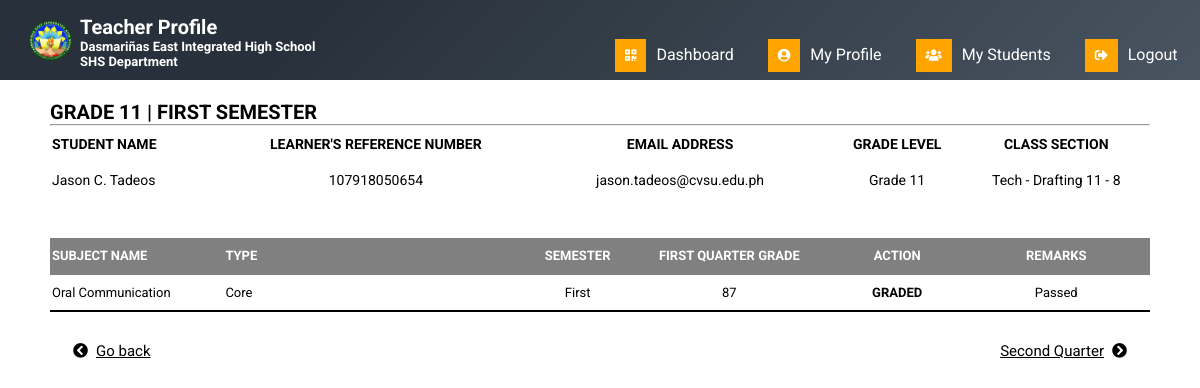
The page /Subject_teacher/addinggrades.php?esid=67 on the database its author committed.
### tables this page shows
CREATE TABLE IF NOT EXISTS `tbl_student` (
`stud_ID` int(25) NOT NULL,
  `stud_firstname` varchar(255) NOT NULL,
  `stud_middleinitial` varchar(5) NOT NULL,
  `stud_lastname` varchar(255) NOT NULL,
  `stud_lrn` bigint(30) NOT NULL,
  `email_address` varchar(255) NOT NULL,
  `sex` varchar(10) NOT NULL,
  `bday` date NOT NULL,
  `student_address` varchar(255) NOT NULL,
  `student_guardian` varchar(255) NOT NULL,
  `guardian_contact_number` varchar(255) NOT NULL,
  `section_name` varchar(255) NOT NULL,
  `student_status` varchar(25) NOT NULL,
  `track_desc` varchar(255) NOT NULL,
  `strands_name` varchar(255) NOT NULL,
  `yearlevel_name` varchar(255) NOT NULL,
  `schoolyear` varchar(50) NOT NULL
);

CREATE TABLE IF NOT EXISTS `tbl_enrolledsubjects` (
`es_ID` int(30) NOT NULL,
  `stud_ID` int(30) NOT NULL,
  `stud_lrn` bigint(30) NOT NULL,
  `strands_ID` int(30) NOT NULL,
  `subject_name` varchar(255) NOT NULL,
  `subject_type` varchar(255) NOT NULL,
  `yearlevel` varchar(255) NOT NULL,
  `semester` varchar(255) NOT NULL,
  `first_grade` varchar(30) NOT NULL,
  `second_grade` varchar(30) NOT NULL
);

CREATE TABLE IF NOT EXISTS `tbl_yearlevel` (
`yearlevel_ID` int(11) NOT NULL,
  `yearlevel_name` varchar(255) NOT NULL
);

### Subject_teacher/addinggrades.php (the view, shortened to what this page needs)
<?php
include("../dbconnect.php");
$esid = $_GET['esid'];
$sql = mysqli_query($conn, "SELECT * FROM tbl_student as t1 inner join tbl_yearlevel as t2 on t1.yearlevel_name = t2.yearlevel_name inner join tbl_enrolledsubjects as t3 on t1.stud_lrn = t3.stud_lrn WHERE t3.es_ID = '$esid'");
$subjectsQryRec = mysqli_fetch_assoc($sql);
$sql3 = mysqli_query($conn, "SELECT * FROM tbl_student as t1 inner join tbl_yearlevel as t2 on t1.yearlevel_name = t2.yearlevel_name inner join tbl_enrolledsubjects as t3 on t1.stud_lrn = t3.stud_lrn WHERE t3.es_ID = '$esid'");
$sql2 = mysqli_query($conn, "SELECT * FROM tbl_enrolledsubjects WHERE es_ID = '$esid'");
?>
<!DOCTYPE html>
<html>
<head>
	<link rel="stylesheet" type="text/css" href="css/grade.css">
	<link rel="stylesheet" type="text/css" href="css/table.css">
	<link rel="stylesheet" type="text/css" href="css/add_grade.css">
	<link rel="stylesheet" type="text/css" href="css/nav.css">
</head>
<body>
	<?php
		include('nav_grade.php')
	?>
	<div class="container">
		<form method="post">
			<div class="header">
				<h4><?php echo $subjectsQryRec['yearlevel'] .' | ' .$subjectsQryRec['semester']; ?> Semester</h4><hr>
			</div>
			<div class="content">
				<table>
					<?php
						while($list = mysqli_fetch_assoc($sql3)){
					?>
					<tr>
						<td><b>STUDENT NAME</b></td>
						<td colspan="2" align="center"><b>LEARNER'S REFERENCE NUMBER</b></td>
						<td align="center" colspan="2"><b>EMAIL ADDRESS</b></td>
						<td align="center"><b>GRADE LEVEL</b></td>
						<td align="center"><b>CLASS SECTION</b></td>
					</tr>
					<tr>
						<td>
							<?php echo $list['stud_firstname']. '    '. $list['stud_middleinitial'] . '.  '. $list['stud_lastname'];?>
						</td>
						<td colspan="2" align="center">
							<?php echo $list['stud_lrn']; ?>
						</td>
						<td colspan="2" align="center">
							<?php echo $list['email_address']; ?>
						</td>
						<td align="center">
							<?php echo $list['yearlevel_name']; ?>
						</td>
						<td align="center">
							<?php echo $list['section_name']; ?>
						</td>
					</tr>
					<tr>
						<td></td>
					</tr>
					<tr>
						<td></td>
					</tr>
					<?php }
					?>
					<tr>
						<td class="head" colspan="2" align="left">Subject Name</td>
						<td class="head">Type</td>
						<td class="head" align="center">Semester</td>
						<td class="head" align="center">First Quarter Grade</td>
						<td class="head" align="center">Action</td>
						<td class="head" align="center">Remarks</td>
					</tr>
					<?php
						while($list1 = mysqli_fetch_assoc($sql2)){
					?>
					<tr class="content1">
						<td colspan="2">
							<?php echo $list1['subject_name']; ?>
						</td>
						<td>
							<?php echo $list1['subject_type']; ?>
						</td>
						<td align="center">
							<?php echo$list1['semester']; ?>
						</td>
						<td align="center">
							<?php echo $list1['first_grade']; ?>
						</td>
						<td align="center">
							<div class="btn3">
								<?php
									if( $list1['first_grade']){
										echo "GRADED";
									}
									else {	?>
										<div class="btn3-add">
											<a  id="add" href="add.php?esid=<?php echo $list1['es_ID']; ?>">Add Grade</a>
										<div>
									<?php }
								?>
							</div>
						</td>
						<td align="center">
							<?php
								if($list1['first_grade'] == 0){
									echo "Not yet Graded";
								}
								elseif($list1['first_grade'] < 75){
									echo "Failed";
								}
								else{
									echo "Passed";
								}
							?>
						</td>
					<?php }
					?>
					</tr>
				</table>
			</div>
			<div class="footer">
			<a class="back" href="teacheradvisees.php"><i class="fas fa-chevron-circle-left"></i>Go back</a>
			<a class="secQuarter" href="addinggrades1.php?esid=<?php echo $subjectsQryRec['es_ID']; ?>">Second Quarter<i class="fas fa-chevron-circle-right"></i></a>
		</div>
		</form>
		<?php include 'scroll-up.php' ?>
</body>
</html>

### Subject_teacher/css/grade.css (style rules this page uses)
* { margin: 0; padding: 0; }
.container { margin:100px 50px; }
.header h4 { font-size: 20px; width: 350px; text-transform: uppercase; }
.head { text-transform: uppercase; font-weight: bold; border-bottom:2px solid gray; }
.content { font-size: 13px; }

### Subject_teacher/css/add_grade.css (style rules this page uses)
* { margin: 0; padding: 0; font-family: "Roboto", sans-serif; }
table { width: 100%; }
td { padding: 10px 2px; }
.head { font-weight: bold; font-size: 13px; text-transform: uppercase; }
.footer { margin: 30px 15px; text-decoration: none; font-size: 13px; transition: .3s ease; }
.footer a { color: black; }
.footer i { margin-right: 8px; margin-left: 8px; }
.back { font-size: 14px; }
.secQuarter { float: right; font-size: 14px; }
.btn3 { border-radius: 10px; color: black; transition: .4s ease; font-weight: bold; }
.content { font-size:14px; }
.content1 { font-size:13px; }

### Subject_teacher/css/nav.css (style rules this page uses)
* { font-family: "Roboto", sans-serif; }

### Subject_teacher/addinggrades.php (style rules this page uses)
table { border-collapse: collapse; border-bottom: 2px solid black; }
.head { background: gray; color: white; }
.back { font-size: 15px; }
.secQuarter { float: right; font-size: 15px; }

### rows shown on the page
tbl_student: tbl_enrolledsubjects.yearlevel "GRADE 11", tbl_enrolledsubjects.semester "FIRST", stud_firstname "Jason", stud_middleinitial "C", stud_lastname "Tadeos", tbl_enrolledsubjects.stud_lrn "107918050654", email_address "jason.tadeos@cvsu.edu.ph", tbl_yearlevel.yearlevel_name "Grade 11", section_name "Tech - Drafting 11 - 8"
tbl_enrolledsubjects: subject_name "Oral Communication", subject_type "Core", semester "First", first_grade "87", shows "GRADED", shows "Passed"
